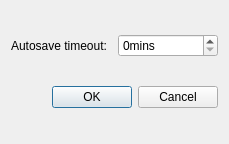
<?xml version="1.0" encoding="UTF-8"?>
<ui version="4.0">
 <class>Dlg_autosave</class>
 <widget class="QDialog" name="Dlg_autosave">
  <property name="geometry">
   <rect>
    <x>0</x>
    <y>0</y>
    <width>229</width>
    <height>144</height>
   </rect>
  </property>
  <property name="windowTitle">
   <string>Autosave</string>
  </property>
  <layout class="QGridLayout" name="gridLayout">
   <item row="0" column="0">
    <widget class="QLabel" name="label">
     <property name="text">
      <string>Autosave timeout:</string>
     </property>
    </widget>
   </item>
   <item row="0" column="1">
    <widget class="QSpinBox" name="spinBox">
     <property name="suffix">
      <string>mins</string>
     </property>
    </widget>
   </item>
   <item row="1" column="0" colspan="2">
    <widget class="QDialogButtonBox" name="buttonBox">
     <property name="orientation">
      <enum>Qt::Horizontal</enum>
     </property>
     <property name="standardButtons">
      <set>QDialogButtonBox::Cancel|QDialogButtonBox::Ok</set>
     </property>
    </widget>
   </item>
  </layout>
 </widget>
 <resources/>
 <connections>
  <connection>
   <sender>buttonBox</sender>
   <signal>accepted()</signal>
   <receiver>Dlg_autosave</receiver>
   <slot>accept()</slot>
   <hints>
    <hint type="sourcelabel">
     <x>248</x>
     <y>254</y>
    </hint>
    <hint type="destinationlabel">
     <x>157</x>
     <y>274</y>
    </hint>
   </hints>
  </connection>
  <connection>
   <sender>buttonBox</sender>
   <signal>rejected()</signal>
   <receiver>Dlg_autosave</receiver>
   <slot>reject()</slot>
   <hints>
    <hint type="sourcelabel">
     <x>316</x>
     <y>260</y>
    </hint>
    <hint type="destinationlabel">
     <x>286</x>
     <y>274</y>
    </hint>
   </hints>
  </connection>
 </connections>
</ui>
